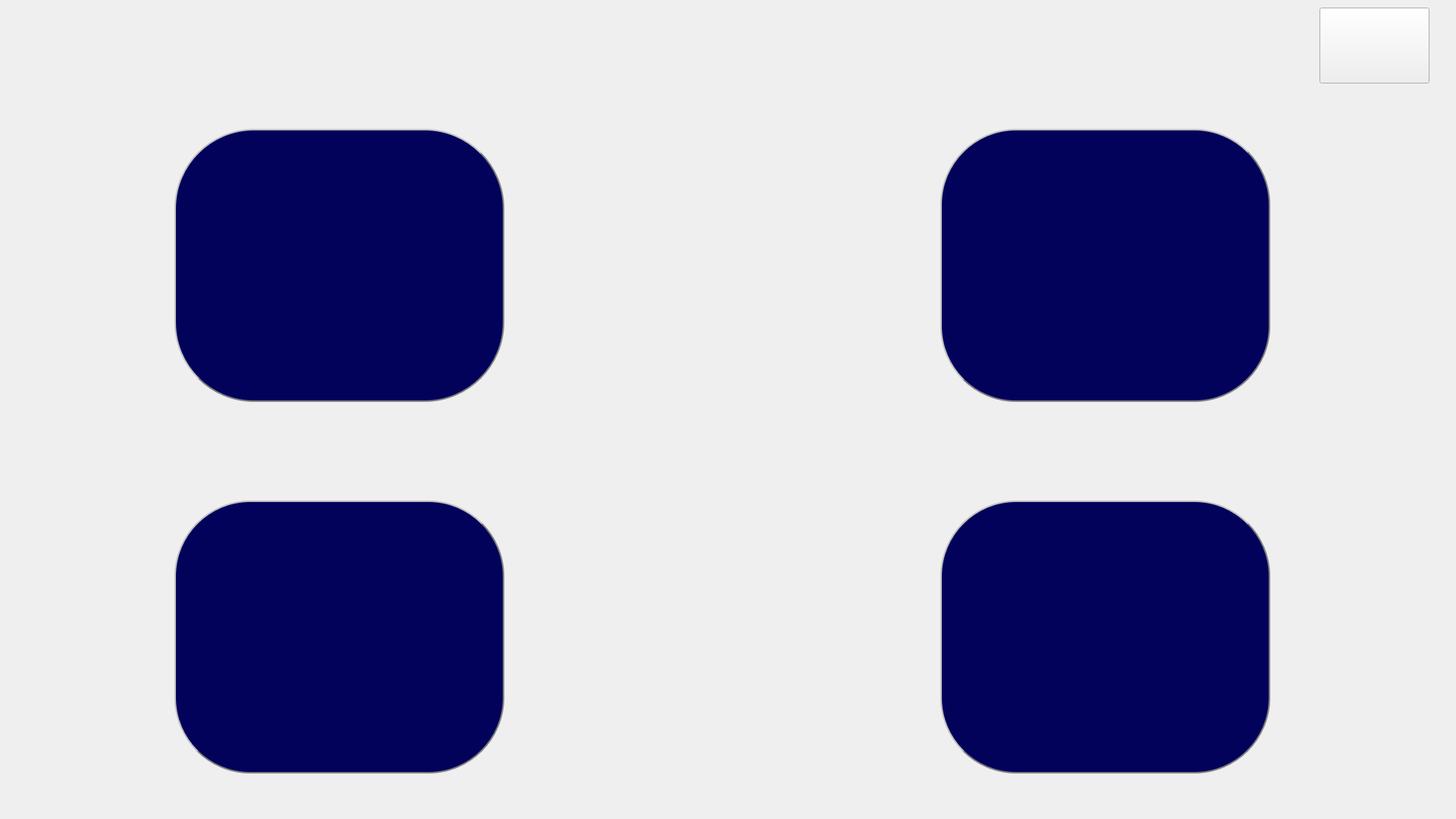
<?xml version="1.0" encoding="UTF-8"?>
<ui version="4.0">
 <class>MainWindow</class>
 <widget class="QMainWindow" name="MainWindow">
  <property name="geometry">
   <rect>
    <x>0</x>
    <y>0</y>
    <width>1920</width>
    <height>1080</height>
   </rect>
  </property>
  <property name="tabletTracking">
   <bool>false</bool>
  </property>
  <property name="windowTitle">
   <string>MainWindow</string>
  </property>
  <property name="autoFillBackground">
   <bool>false</bool>
  </property>
  <property name="styleSheet">
   <string notr="true"/>
  </property>
  <property name="unifiedTitleAndToolBarOnMac">
   <bool>false</bool>
  </property>
  <widget class="QWidget" name="centralwidget">
   <widget class="QPushButton" name="showvirusbutton">
    <property name="geometry">
     <rect>
      <x>1240</x>
      <y>170</y>
      <width>435</width>
      <height>360</height>
     </rect>
    </property>
    <property name="font">
     <font>
      <family>Arial</family>
      <pointsize>20</pointsize>
     </font>
    </property>
    <property name="styleSheet">
     <string notr="true">background-color: rgb(2, 2, 91); 
color: white;
border-radius: 100px;  border: 2px groove gray;
border-style: outset;</string>
    </property>
    <property name="text">
     <string/>
    </property>
   </widget>
   <widget class="QPushButton" name="showlocationbutton">
    <property name="geometry">
     <rect>
      <x>230</x>
      <y>170</y>
      <width>435</width>
      <height>360</height>
     </rect>
    </property>
    <property name="font">
     <font>
      <family>Arial</family>
      <pointsize>20</pointsize>
     </font>
    </property>
    <property name="styleSheet">
     <string notr="true">background-color: rgb(2, 2, 91); 
color: white;
border-radius: 105px;  border: 2px groove gray;
border-style: outset;</string>
    </property>
    <property name="text">
     <string/>
    </property>
   </widget>
   <widget class="QPushButton" name="exitbutton">
    <property name="geometry">
     <rect>
      <x>1740</x>
      <y>10</y>
      <width>145</width>
      <height>100</height>
     </rect>
    </property>
    <property name="font">
     <font>
      <family>Arial</family>
      <pointsize>20</pointsize>
     </font>
    </property>
    <property name="text">
     <string/>
    </property>
   </widget>
   <widget class="QPushButton" name="showperiodbutton">
    <property name="geometry">
     <rect>
      <x>230</x>
      <y>660</y>
      <width>435</width>
      <height>360</height>
     </rect>
    </property>
    <property name="font">
     <font>
      <family>Arial</family>
      <pointsize>20</pointsize>
     </font>
    </property>
    <property name="styleSheet">
     <string notr="true">background-color: rgb(2, 2, 91); 
color: white;
border-radius: 100px;  border: 2px groove gray;
border-style: outset;</string>
    </property>
    <property name="text">
     <string/>
    </property>
   </widget>
   <widget class="QPushButton" name="showpestsbutton">
    <property name="geometry">
     <rect>
      <x>1240</x>
      <y>660</y>
      <width>435</width>
      <height>360</height>
     </rect>
    </property>
    <property name="font">
     <font>
      <family>Arial</family>
      <pointsize>20</pointsize>
     </font>
    </property>
    <property name="styleSheet">
     <string notr="true">background-color: rgb(2, 2, 91); 
color: white;
border-radius: 100px;  border: 2px groove gray;
border-style: outset;</string>
    </property>
    <property name="text">
     <string/>
    </property>
   </widget>
   <widget class="QLabel" name="dateLable">
    <property name="geometry">
     <rect>
      <x>1260</x>
      <y>0</y>
      <width>471</width>
      <height>110</height>
     </rect>
    </property>
    <property name="layoutDirection">
     <enum>Qt::LeftToRight</enum>
    </property>
    <property name="styleSheet">
     <string notr="true"/>
    </property>
    <property name="text">
     <string/>
    </property>
    <property name="textFormat">
     <enum>Qt::RichText</enum>
    </property>
    <property name="alignment">
     <set>Qt::AlignCenter</set>
    </property>
   </widget>
   <widget class="QLabel" name="backgroundlable">
    <property name="geometry">
     <rect>
      <x>0</x>
      <y>-10</y>
      <width>1923</width>
      <height>1083</height>
     </rect>
    </property>
    <property name="autoFillBackground">
     <bool>true</bool>
    </property>
    <property name="text">
     <string/>
    </property>
    <property name="alignment">
     <set>Qt::AlignRight|Qt::AlignTrailing|Qt::AlignVCenter</set>
    </property>
   </widget>
   <widget class="QLabel" name="label">
    <property name="geometry">
     <rect>
      <x>0</x>
      <y>0</y>
      <width>1920</width>
      <height>1080</height>
     </rect>
    </property>
    <property name="sizePolicy">
     <sizepolicy hsizetype="Preferred" vsizetype="Preferred">
      <horstretch>0</horstretch>
      <verstretch>0</verstretch>
     </sizepolicy>
    </property>
    <property name="text">
     <string/>
    </property>
   </widget>
   <widget class="Line" name="line_6">
    <property name="geometry">
     <rect>
      <x>0</x>
      <y>1080</y>
      <width>1920</width>
      <height>10</height>
     </rect>
    </property>
    <property name="orientation">
     <enum>Qt::Horizontal</enum>
    </property>
   </widget>
   <widget class="QLabel" name="School">
    <property name="geometry">
     <rect>
      <x>20</x>
      <y>20</y>
      <width>211</width>
      <height>80</height>
     </rect>
    </property>
    <property name="text">
     <string/>
    </property>
   </widget>
   <widget class="QLabel" name="ShowIPLabel">
    <property name="geometry">
     <rect>
      <x>1720</x>
      <y>1020</y>
      <width>200</width>
      <height>60</height>
     </rect>
    </property>
    <property name="text">
     <string/>
    </property>
   </widget>
   <zorder>label</zorder>
   <zorder>backgroundlable</zorder>
   <zorder>dateLable</zorder>
   <zorder>showlocationbutton</zorder>
   <zorder>showperiodbutton</zorder>
   <zorder>showpestsbutton</zorder>
   <zorder>showvirusbutton</zorder>
   <zorder>exitbutton</zorder>
   <zorder>line_6</zorder>
   <zorder>School</zorder>
   <zorder>ShowIPLabel</zorder>
  </widget>
 </widget>
 <resources/>
 <connections/>
</ui>
